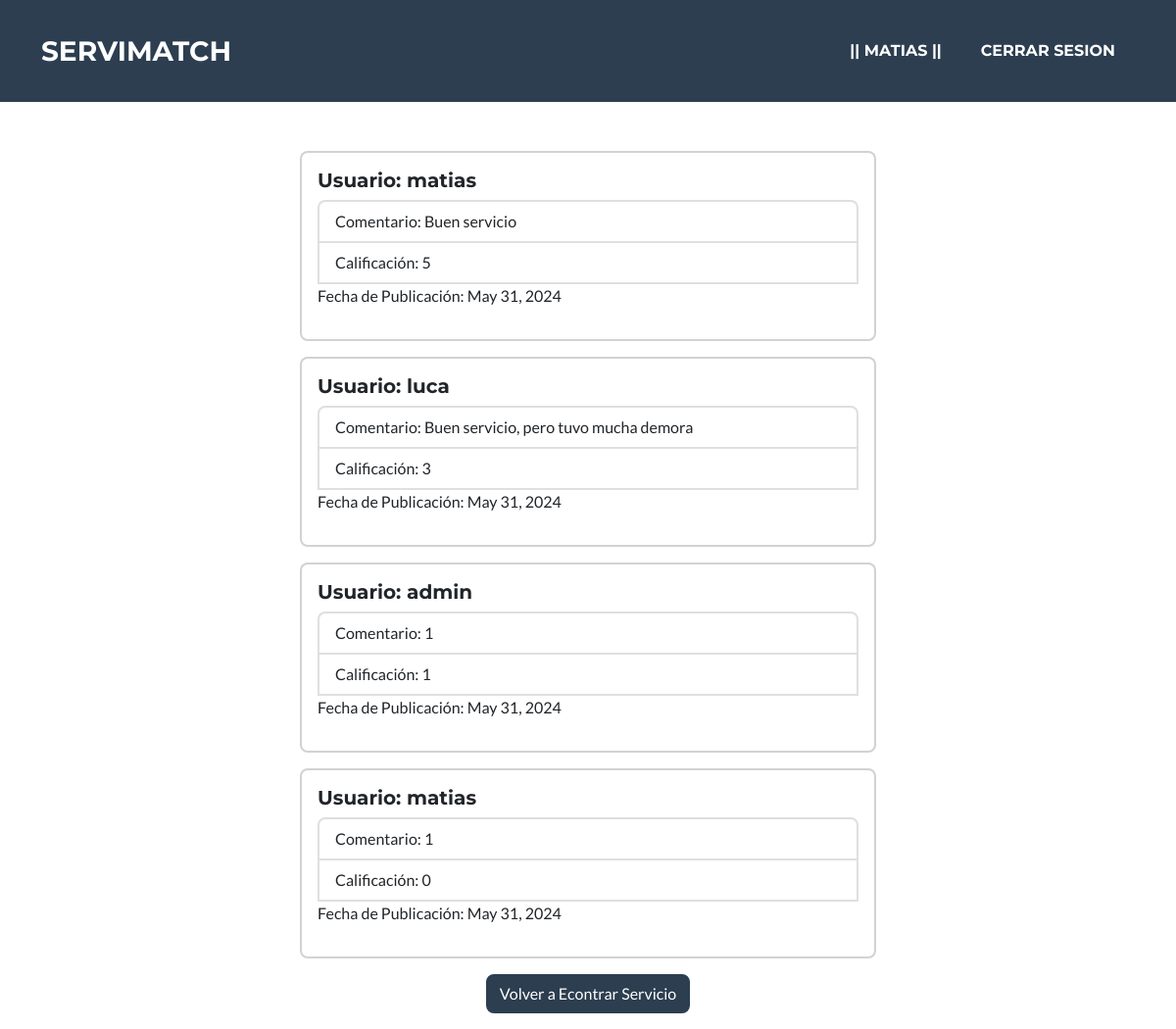
The page /servicio/ofrecer/opiniones/3/ (signed in) on the database as committed earlier.
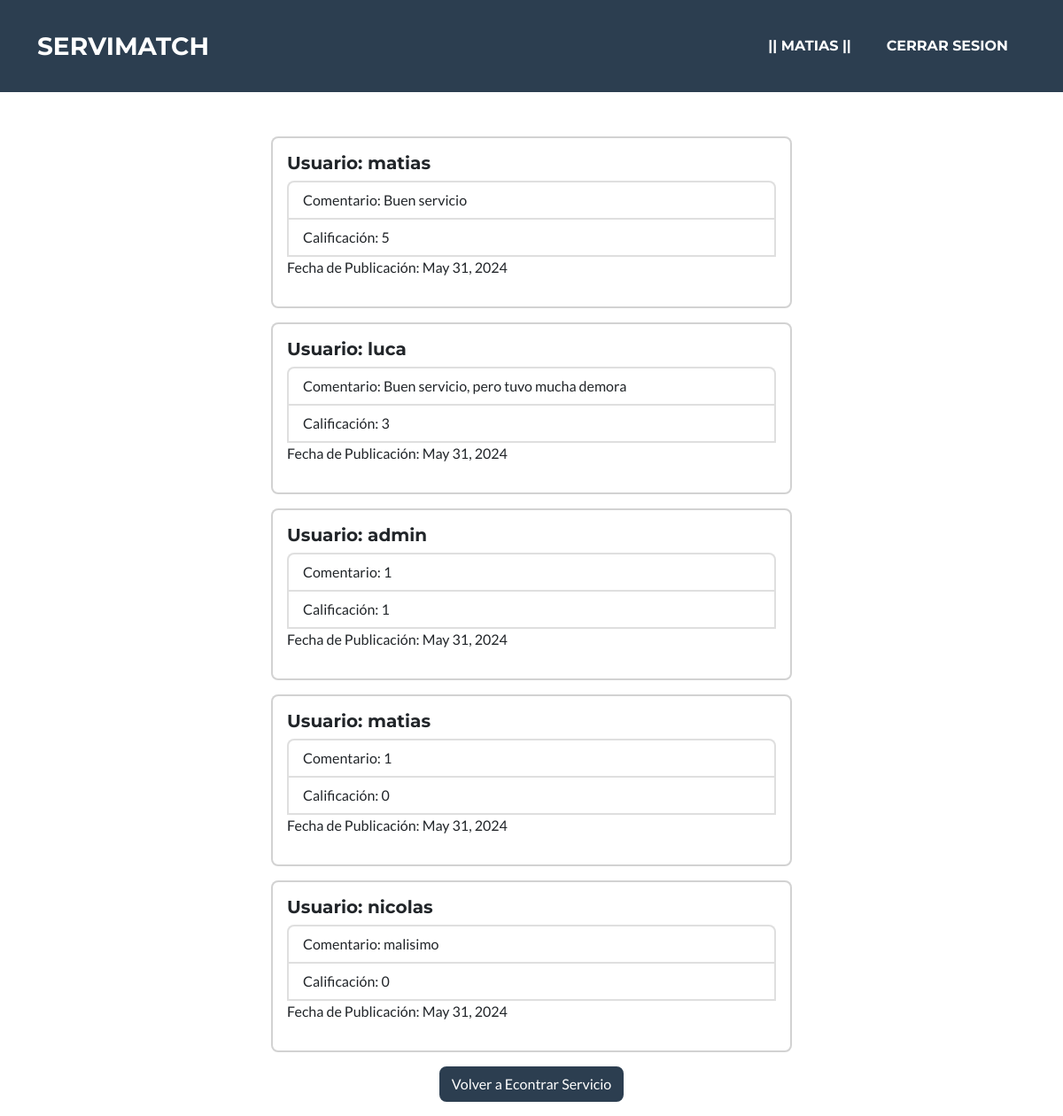
The same page on the database as committed later.
### servicio/models.py (models this page shows)
class Opinion(models.Model):
    servicio = models.ForeignKey(OfrecerServicio, on_delete=models.SET_NULL, null=True, blank= True)
    usuario = models.ForeignKey(User, on_delete=models.CASCADE, default=None)
    comentario = models.TextField()
    calificacion = models.IntegerField(default=0, validators=[MinValueValidator(0), MaxValueValidator(5)])
    fecha_publicacion = models.DateField(auto_now_add=True)

### servicio/views.py (the view)
# urls.py: path("ofrecer/opiniones/<int:pk>/", OpinionServicioList.as_view(),name="ofrecer_servicio_opinion_list"),
class OpinionServicioList(LoginRequiredMixin, ListView):
    model = Opinion
    template_name = "servicio/opiniones.html"
    def get_queryset(self):
        servicio_pk = self.kwargs.get('pk')
        servicio = get_object_or_404(OfrecerServicio, pk=servicio_pk)
        queryset = Opinion.objects.filter(servicio=servicio)
        return queryset

### servicio/templates/servicio/opiniones.html
{% extends 'core/base.html' %}
{% block content %}
<div style="overflow-y: auto; overflow-x: hidden;">
    <div class="mt-5">
        <div class="row justify-content-center align-items-center">
            <div class="col-md-6" style="margin-top: 90px;">
                {% if object_list %}
                    {% for object in object_list %}
                        <div class="card mt-3">
                            <div class="card-body">
                                <h5 class="card-title">Usuario: {{ object.usuario }}</h5>
                                <ul class="list-group">
                                    <li class="list-group-item">Comentario: {{ object.comentario }}</li>
                                    <li class="list-group-item">Calificación: {{ object.calificacion }}</li>
                                    <p>Fecha de Publicación: {{ object.fecha_publicacion }}</p>
                                </ul>
                            </div>
                        </div>
                    {% endfor %}
                {% else %}
                    <p class="fs-5 fst-italic text-center" >No hay comentarios</p>
                {% endif %}
            </div>
        </div>
        <div class="row justify-content-center mt-3">
            <div class="col-md-6 text-center">
                <a href="{% url 'servicio:ofrecer_servicio_list' %}" class="btn btn-secondary mb-3" >Volver a Econtrar Servicio</a>
            </div>
        </div>
    </div>
</div>
{% endblock content %}

Rows that differ between the two databases and show on the page:
added Opinion: usuario "nicolas", comentario "malisimo", calificacion "0", fecha_publicacion "May 31, 2024"
